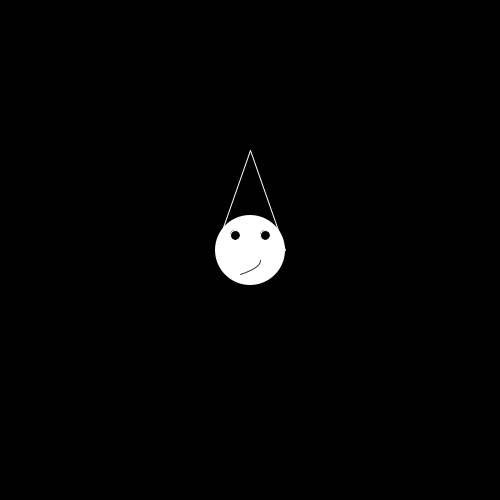
Frame 1 (no input)
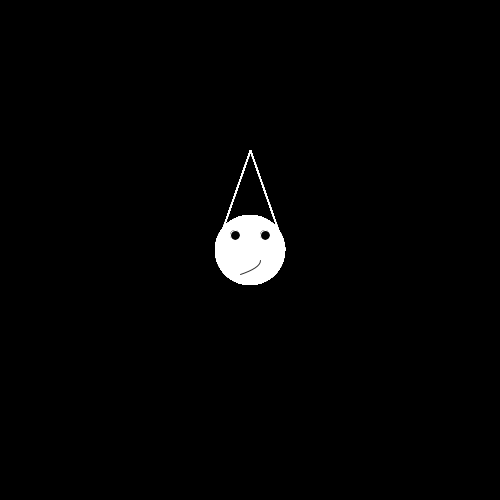
Frame 60 (the mouse pressed at the canvas centre just before this capture)
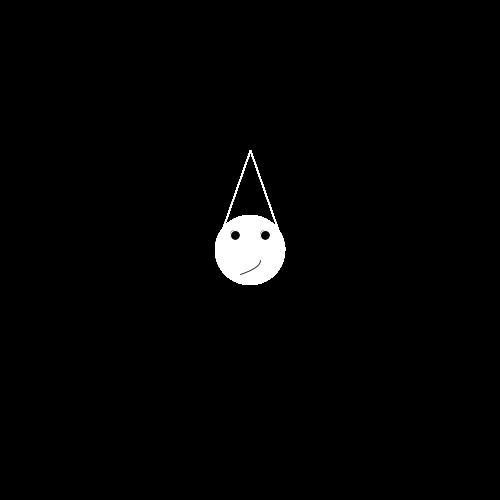
Frame 120 (the mouse held since frame 60 and released just before this capture)

The Processing sketch that drew these frames (run headless with seeded random() and noise(); from frame 60 on, the mouse is pressed at the canvas centre):

// Processing sketch: processing_92877
// ── processing_92877.pde

boolean qPressed;
boolean wPressed;
boolean ePressed;
void setup()
{
size (500,500);
background(0);
}
void draw()
{
//make the paint guy red
if(qPressed){
noStroke();
fill(255,0,0);
ellipse(250,250,70,70);

stroke(255,0,0);
line(215,250,250,150);
line(285,250,250,150);

fill(0);
ellipse(235,235,10,10);
ellipse(265,235,10,10);

noFill();
stroke(50);
arc(160,260,200,50,0, TWO_PI/10);
}


// make the paint guy blue
if(wPressed) {
noStroke();
fill(0,0,255);
ellipse(250,250,70,70);
stroke(0,0,255);
line(215,250,250,150);
line(285,250,250,150);
fill(0);
ellipse(235,235,10,10);
ellipse(265,235,10,10);
noFill();
stroke(50);
arc(160,260,200,50,0, TWO_PI/10);
}

//make the paint guy green
if(ePressed){
noStroke();
fill(0,255,0);
ellipse(250,250,70,70);
stroke(0,255,0);
line(215,250,250,150);
line(285,250,250,150);
fill(0);
ellipse(235,235,10,10);
ellipse(265,235,10,10);
noFill();
stroke(50);
arc(160,260,200,50,0, TWO_PI/10);
}
else{
noStroke();
fill(255);
ellipse(250,250,70,70);
stroke(255);
line(215,250,250,150);
line(285,250,250,150);
fill(0);
ellipse(235,235,10,10);
ellipse(265,235,10,10);
noFill();
stroke(50);
arc(160,260,200,50,0, TWO_PI/10);
}

}

void keyPressed()
{
if (key == 'q'){
qPressed = !qPressed;
}
if (key == 'w') {
wPressed = !wPressed;
}
if (key == 'e') {
ePressed = !ePressed;
}
}
